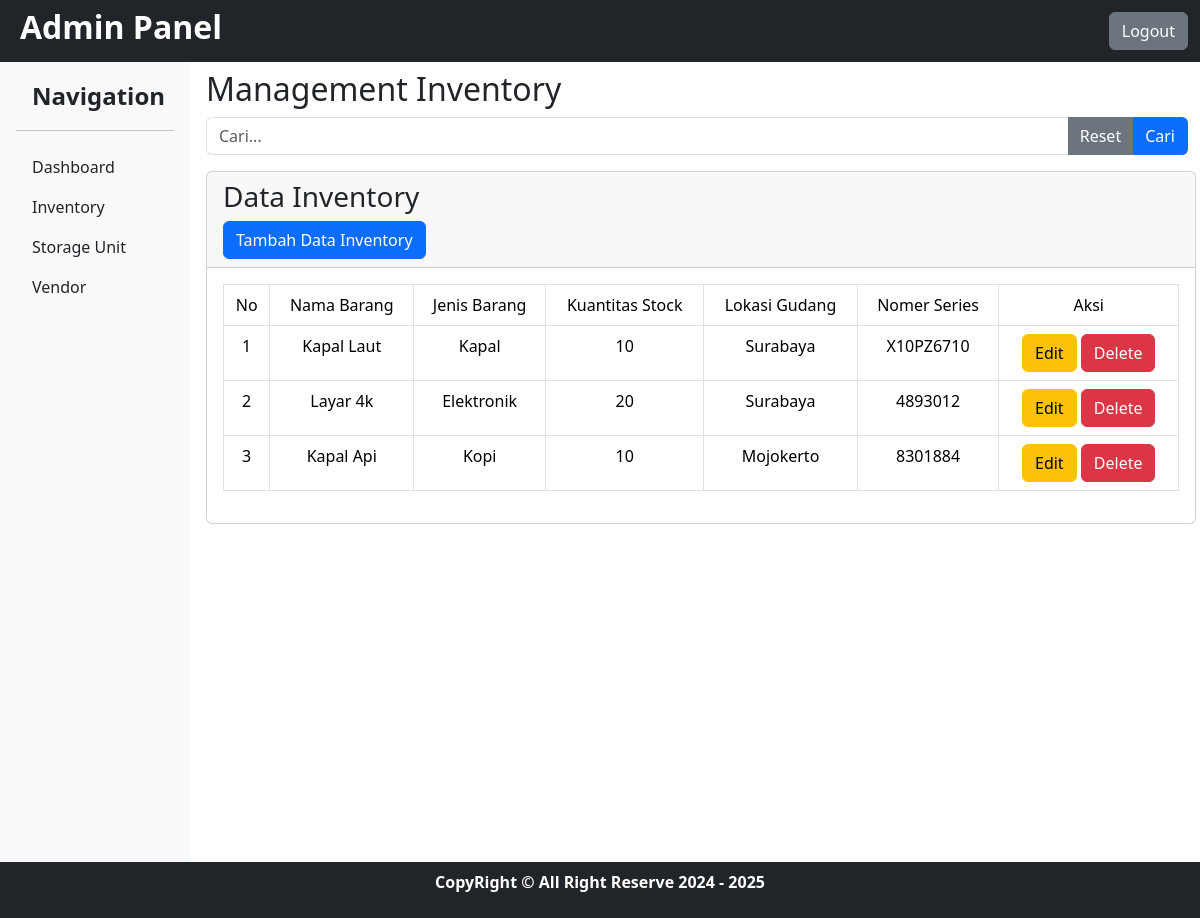
The app's page /views/inventory.php (signed in) with its own data.
### tables this page shows
CREATE TABLE `inventory` (
  `id` int(11) NOT NULL,
  `nama_barang` varchar(255) NOT NULL,
  `jenis_barang` varchar(255) NOT NULL,
  `kuantitas_stock` int(11) NOT NULL,
  `lokasi_gudang` varchar(255) NOT NULL,
  `series_number` varchar(255) NOT NULL
);

### views/inventory.php (the view, shortened to what this page needs)
<?php
include '../config/db.php';
$search = '';
$sql = "SELECT * FROM inventory WHERE
    nama_barang LIKE :search OR
    jenis_barang LIKE :search OR
    kuantitas_stock LIKE :search OR
    lokasi_gudang LIKE :search OR
    series_number LIKE :search";
$stmt = $conn->prepare($sql);
$stmt->execute(['search' => '%' . $search . '%']);
$inventory = $stmt->fetchAll();
?>
<?php include '../partials/header.php' ?>
<div class="container-fluid">
    <div class="row">
        <div class="col-12 d-flex ps-0">
            <div class="col-2">
                <?php include '../partials/sidebar.php' ?>
            </div>
            <div class="col-10 mt-2 mx-2">
                <h2>Management Inventory</h2>
                <form method="get" class="mb-3 d-flex me-2">
                    <input type="text" name="search" class="form-control border-end-0 rounded-end-0" placeholder="Cari..." value="<?php echo htmlspecialchars($search); ?>">
                    <button type="reset" class="btn btn-secondary border-end-0 rounded-end-0 border-start-0 rounded-start-0" onclick="window.location.href='inventory.php';">Reset</button>
                    <button type="submit" class="btn btn-primary border-start-0 rounded-start-0">Cari</button>
                </form>
                <div class="card">
                    <div class="card-header">
                        <h3>Data Inventory</h3>
                        <a href="add_inventory.php" class="btn btn-primary">Tambah Data Inventory</a>
                    </div>
                    <div class="card-body">
                        <table class="table table-bordered">
                            <thead>
                                <tr class="text-center">
                                    <td>No</td>
                                    <td>Nama Barang</td>
                                    <td>Jenis Barang</td>
                                    <td>Kuantitas Stock</td>
                                    <td>Lokasi Gudang</td>
                                    <td>Nomer Series</td>
                                    <td>Aksi</td>
                                </tr>
                            </thead>
                            <tbody>
                                <?php
                                $i = 1;
                                foreach($inventory as $item) :
                                    $rowClass = ($item['kuantitas_stock'] == 0) ? 'table-danger' : '';
                                ?>
                                <tr class="text-center <?php echo $rowClass; ?>">
                                    <td><?php echo $i++ ?></td>
                                    <td><?php echo $item['nama_barang'] ?></td>
                                    <td><?php echo $item['jenis_barang'] ?></td>
                                    <td><?php echo $item['kuantitas_stock'] ?></td>
                                    <td><?php echo $item['lokasi_gudang'] ?></td>
                                    <td><?php echo $item['series_number'] ?></td>
                                    <td>
                                        <a href="edit_inventory.php?id=<?php echo $item['id'] ?>" class="btn btn-warning">Edit</a>
                                        <a href="?delete=<?php echo $item['id'] ?>" class="btn btn-danger" onclick="return confirm('Apakah Anda Yakin Untuk Menghapus?')">Delete</a>
                                    </td>
                                </tr>
                                <?php endforeach; ?>
                            </tbody>
                        </table>
                    </div>
                </div>
            </div>
        </div>
    </div>
</div>
<?php include '../partials/footer.php' ?>

### partials/header.php (shortened to what this page needs)
<!DOCTYPE html>
<html lang="en">
<head>
    <link rel="stylesheet" href="../asset/css/bootstrap.min.css">
</head>
<body>
    <div class="container-fluid">
        <div class="row bg-dark">
            <div class="col-12 text-white d-flex py-2">
                <h2 class="fw-bold ms-2">Admin Panel</h2>
                <a href="../auth/logout.php" class="btn btn-secondary my-auto ms-auto">Logout</a>
            </div>
        </div>
    </div>

### partials/sidebar.php
<div class="d-flex flex-column vh-100 p-3 bg-light me-2">
    <a href="#" class="text-decoration-none me-auto d-flex text-dark">
        <span class="fs-4 ms-3 fw-semibold">Navigation</span>
    </a>
    <hr>
    <ul class="flex-column nav nav-pills">
        <li class="nav-item">
            <a href="dashboard.php" class="nav-link text-dark">Dashboard</a>
        </li>
        <li class="nav-item">
            <a href="inventory.php" class="nav-link text-dark">Inventory</a>
        </li>
        <li class="nav-item">
            <a href="storage_unit.php" class="nav-link text-dark">Storage Unit</a>
        </li>
        <li class="nav-item">
            <a href="vendor.php" class="nav-link text-dark">Vendor</a>
        </li>
    </ul>
</div>

### partials/footer.php
    <div class="container-fluid">
        <div class="row">
            <div class="col-12 text-center text-white bg-dark py-2">
                <p class="fw-semibold">CopyRight &copy; All Right Reserve 2024 - 2025</p>
            </div>
        </div>
    </div>
</body>
</html>

### records on screen
inventory: nama_barang "Kapal Laut", jenis_barang "Kapal", kuantitas_stock "10", lokasi_gudang "Surabaya", series_number "X10PZ6710"
inventory: nama_barang "Layar 4k", jenis_barang "Elektronik", kuantitas_stock "20", lokasi_gudang "Surabaya", series_number "4893012"
inventory: nama_barang "Kapal Api", jenis_barang "Kopi", kuantitas_stock "10", lokasi_gudang "Mojokerto", series_number "8301884"
